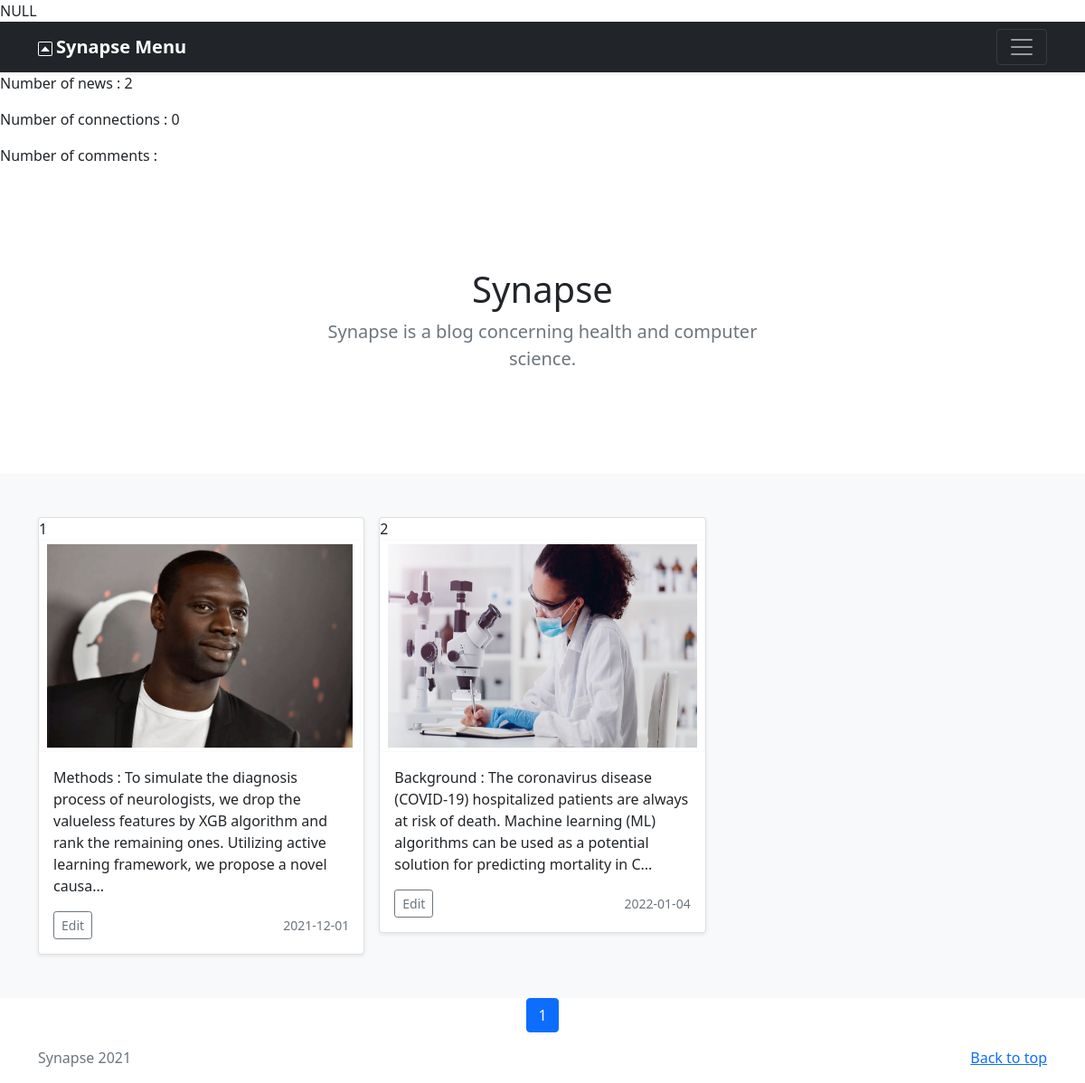
The page / on the database its author committed.
### tables this page shows
CREATE TABLE IF NOT EXISTS `tpicture` (
  `id` int(11) NOT NULL AUTO_INCREMENT,
  `uri` varchar(50) NOT NULL,
  `alt` varchar(500) NOT NULL,
  PRIMARY KEY (`id`)
);

CREATE TABLE IF NOT EXISTS `tuser` (
  `login` varchar(30) NOT NULL,
  `password` varchar(100) NOT NULL,
  `email` varchar(50) NOT NULL,
  `is_admin` tinyint(1) NOT NULL,
  `id_picture` int(11) NOT NULL,
  PRIMARY KEY (`login`),
  UNIQUE KEY `email` (`email`),
  KEY `id_picture` (`id_picture`)
);

### index.php (called while the page is built, shortened)
<?php
require_once(__DIR__. DIRECTORY_SEPARATOR . 'Config' . DIRECTORY_SEPARATOR . 'Config.php');
require_once(__DIR__. DIRECTORY_SEPARATOR . 'Config' . DIRECTORY_SEPARATOR . 'SplClassLoader.php');
$mainCont = new \Controllers\FrontController();
?>

### Config/SplClassLoader.php (called while the page is built, shortened)
<?php
class SplClassLoader
{
    private $_fileExtension = '.php';
    private $_namespace;
    private $_namespaceSeparator = '\\';
    public function __construct(string $ns = null, string $includePath = null)
    {
        $this->_namespace = $ns;
        $this->_includePath = $includePath;
    }
    public function loadClass(string $className)
    {
        if (null === $this->_namespace || $this->_namespace.$this->_namespaceSeparator === substr($className, 0, strlen($this->_namespace.$this->_namespaceSeparator))) {
            $fileName = '';
            if (false !== ($lastNsPos = strripos($className, $this->_namespaceSeparator))) {
                $namespace = substr($className, 0, $lastNsPos);
                $className = substr($className, $lastNsPos + 1);
                $fileName = str_replace($this->_namespaceSeparator, DIRECTORY_SEPARATOR, $namespace) . DIRECTORY_SEPARATOR;
            }
            $fileName .= str_replace('_', DIRECTORY_SEPARATOR, $className) . $this->_fileExtension;
        }
    }
}

### Models/NewsModel.php (called while the page is built, shortened)
<?php
class NewsModel {
	private $news_gw;
	private $user='root';
	private $pass='';
	private $dsn='mysql:host=localhost;dbname=dbsynapse';
	public function __construct() {
		$this->con=new Connection($this->dsn, $this->user, $this->pass);
		$this->news_gw = new NewsGateway($this->con);
	}
	function findAll():array {
		$all_raw_news = $this->news_gw->getAllNews();
		$all_news = array();
		foreach($all_raw_news as $raw_news) {
			$picture_user = new Picture($raw_news['id_picture'], $raw_news['uri'], $raw_news['alt']);
			if($raw_news['is_admin'] == 1) {
				$user = new User($raw_news['login_user'], $raw_news['password'], $picture_user, true, $raw_news['email']);
			}
			else {
				$user = new User($raw_news['login_user'], $raw_news['password'], $picture_user, false, $raw_news['email']);
			}
			$raw_news_pictures = $this->news_gw->getFullPicturesById($raw_news['id_news']);
			$news_pictures = [];
			foreach ($raw_news_pictures as $value) {
				$news_pictures[] = $value['id_picture'];
			}
			$raw_news_comments = $this->news_gw->getFullCommentsById($raw_news['id_news']);
			$news_comments = [];
			foreach ($raw_news_comments as $value) {
				$news_comments[] = $value['id_comment'];
			}
			$news = new News($raw_news['id_news'], $raw_news['description'], $raw_news['date'], $raw_news['title'], $user, $news_pictures, $news_comments);
			$all_news[] = $news;
		}
		return $all_news;
	}
}
?>

### Gateways/NewsGateway.php (called while the page is built, shortened)
<?php
Class NewsGateway {
    private $con;
    public function __construct(Connection $con) {
        $this->con=$con;
    }
    public function getAllNews():array {
        $query="SELECT * FROM (SELECT id AS id_news, title, description, date, login_user from TNews) AS N, TUser, TPicture WHERE N.login_user=TUser.login AND TUser.id_picture = TPicture.id;";
        $this->con->executeQuery($query, array());
        return ( $this->con->getResults() );
    }
    public function getFullPicturesById(int $id):array {
        $query="SELECT id_picture FROM TNewsIncludePicture WHERE id_news=:id;";
        $this->con->executeQuery($query, [':id'=>array($id, \PDO::PARAM_INT)]);
        return $this->con->getResults();
    }
    public function getFullCommentsById(int $id):array {
        $query="SELECT id AS id_comment FROM TComment WHERE id_news=:id;";
        $this->con->executeQuery($query, [':id'=>array($id, \PDO::PARAM_INT)]);
        return $this->con->getResults();
    }
}
?>

### Config/Connection.php (called while the page is built, shortened)
<?php
class Connection extends \PDO {
  private $stmt;
  public function executeQuery(string $query, array $parameters = []) : bool{
    $this->stmt = parent::prepare($query);
    foreach ($parameters as $name => $value) {
      $this->stmt->bindValue($name, $value[0], $value[1]);
    }
    return $this->stmt->execute();
  }
  public function getResults() : array {
    return $this->stmt->fetchall(\PDO::FETCH_ASSOC);
  }
}
?>

### Config/Config.php (called while the page is built, shortened)
<?php
$tDirectory['user_pictures']='Assets' . DIRECTORY_SEPARATOR . 'Pictures' . DIRECTORY_SEPARATOR . 'Users' . DIRECTORY_SEPARATOR;
$tDirectory['news_pictures']='Assets' . DIRECTORY_SEPARATOR . 'Pictures' . DIRECTORY_SEPARATOR . 'News' . DIRECTORY_SEPARATOR;
$nbNewsPerPage = 3;
?>

### Jobs/News.php (called while the page is built, shortened)
<?php
Class News {
  private $id;
  private $description;
  private $date;
  private $pictures;
  public function __construct(int $id, string $description, string $date, string $title, User $author, array $pictures=array(), array $commentList=array()) {
    $this->id=$id;
    $this->description=$description;
    $this->date=$date;
    $this->pictures = [];
    foreach ($pictures as $my) {
      $this->pictures[] = $my;
    }
  }
  public function getId(): int {
    return $this->id;
  }
  public function getDescription(): string{
    return $this->description;
  }
  public function getDate(): string{
    return $this->date;
  }
  public function getPictures(): Array{
    return $this->pictures;
  }
}
?>

### Models/PictureModel.php (called while the page is built, shortened)
<?php
class PictureModel {
	private $user='root';
	private $pass='';
	private $dsn='mysql:host=localhost;dbname=dbsynapse';
	public function __construct() {
		$this->con=new Connection($this->dsn, $this->user, $this->pass);
	}
}
?>

### Views/home.php (the view, shortened to what this page needs)
  </head>
  <body>
    <main>
    <?php
      $model_news = new Models\NewsModel();
      $tAllnews = $model_news->findAll();
      ?>
    <p>Number of news : <?php echo count($tAllnews)?> </p>
    <p>Number of connections : <?= isset($_COOKIE['cookieCpt']) ? $_COOKIE['cookieCpt'] : 0 ?> </p>
    <p>Number of comments :  </p>
      <section class="py-5 text-center container">
        <div class="row py-lg-5">
          <div class="col-lg-6 col-md-8 mx-auto">
            <h1 class="fw-light">Synapse</h1>
            <p class="lead text-muted">Synapse is a blog concerning health and computer science.</p>
          </div>
        </div>
      </section>
      <div class="album py-5 bg-light">
        <div class="container">
          <div class="row row-cols-1 row-cols-sm-2 row-cols-md-3 g-3">
              <?php
                $maxPage = ceil(count($tAllnews) / $nbNewsPerPage);
                $page = max(1, min($page, $maxPage));
              for($i=$nbNewsPerPage * ($page-1) ; $i<$nbNewsPerPage * $page; $i++){
                if($i >= count($tAllnews)) break;
                $news=$tAllnews[$i];
                ?>
              <div class="col">
                <div class="card shadow-sm">
                  <?php
                  $model_picture = new \Models\PictureModel();
                  if(isset($news->getPictures()[0])){
                    $pict = $model_picture->findById($news->getPictures()[0]);
                  }
                  echo $news->getId(); ?>
                  <a href="<?= "?action=switch_article&id=" . $news->getId() ?>">
                    <button type="button" class="btn btn-sm btn-outline-light">
                        <img  width="100%" height="225" src="<?php echo $tDirectory['news_pictures'] . $pict->getUri()?>"/>
                    </button>
                  </a>
                  <div class="card-body">
                    <p class="card-text"> <?php echo substr($news->getDescription(),0, 200) . '...'; ?> </p>
                    <div class="d-flex justify-content-between align-items-center">
                      <div class="btn-group">
                        <button type="button" class="btn btn-sm btn-outline-secondary">Edit</button>
                      </div>
                      <small class="text-muted"><?= $news->getDate() ?></small>
                    </div>
                  </div>
                </div>
              </div>
            <?php } ?>
          </div>
        </div>
      </div>
      <nav aria-label="My navigation page">
        <ul class="pagination justify-content-center">
          <li class="page-item active"><a class="page-link" href="<?= "?page=".$page ?>"><?=$page?></a></li>
        </ul>
      </nav>
    </main>
  </body>
</html>

### rows shown on the page
tpicture: uri (picture)
tuser: Id "2", tpicture.uri (picture), Description "Background : The coronavirus disease (COVID-19) hospitalized patients are always at risk of death. Machine learning (ML) algorithms can be used as a potential solution for predicting mortality in C", Date "2022-01-04"

### other values the page prints
count($tAllnews) "2"
$news->getId() "1"
substr($news->getDescription(),0, 200) "Methods : To simulate the diagnosis process of neurologists, we drop the valueless features by XGB algorithm and rank the remaining ones. Utilizing active learning framework, we propose a novel causa"
$news->getDate() "2021-12-01"
$page "1"
